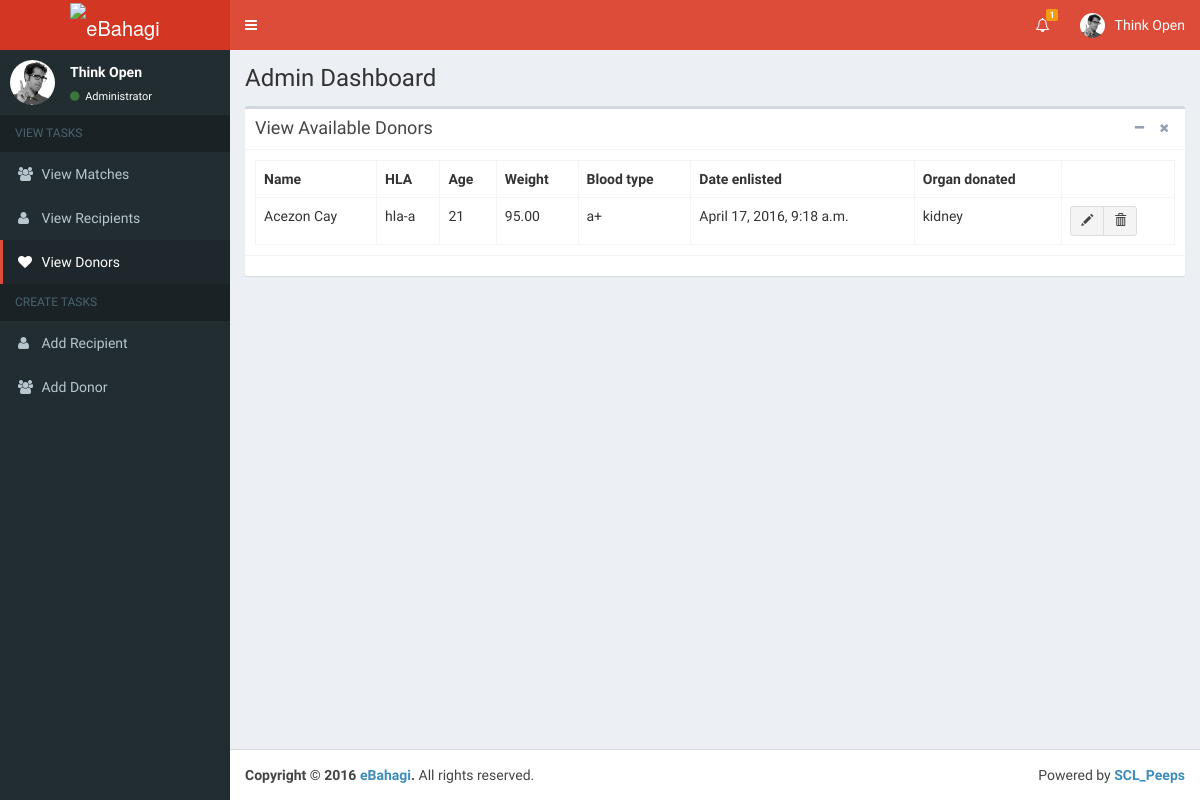
The page /organs/ on the database as committed earlier.
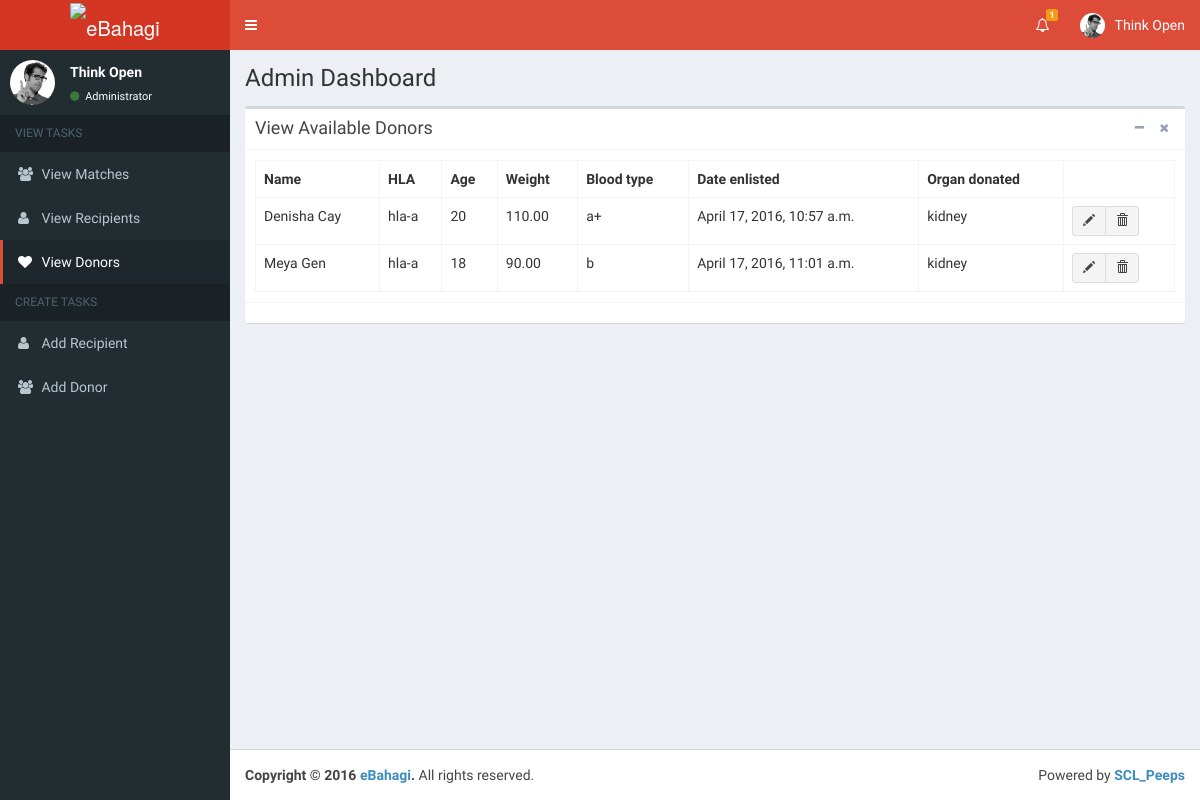
The same page on the database as committed later.
### webapp/models.py (models this page shows, shortened)
class Person(models.Model):
    name = models.CharField(max_length = 50, default = '')
    hla = models.CharField(max_length = 20, default = '')
    age = models.IntegerField(default = 0)
    weight = models.DecimalField(decimal_places = 2, max_digits = 5, default = 0)
    blood = models.CharField(max_length = 5, default = '')
    contact = models.IntegerField(default = 0)
    date = models.DateTimeField(auto_now_add = True)
    enrollmentDate = models.IntegerField(default = 0)
    organ = models.ForeignKey(Organ)
    person_type = models.ForeignKey(PersonType)
    reactiveAntibodies = models.DecimalField(decimal_places = 2, max_digits = 5,default = 0)
    prevKidneyDonor = models.BooleanField(default = False)

class Organ(models.Model):
    name = models.CharField(unique = True, max_length = 10)
    description = models.CharField(max_length = 50, default = 'desc')

### webapp/views.py (the view)
# urls.py: url(r'^organs/$', views.org, name='org'),
def org(request):
    org_list = Person.objects.filter(person_type__name='donor')
    context = {'pagename': 'Organs', 'org_list': org_list}
    return render(request, 'organs.html', context)

### webapp/templates/organs.html
{% extends 'dashboard.html' %}
{% block dashcontent %}
<div class="content-wrapper">
    <section class="content-header">
        <h1>
            Admin Dashboard
        </h1>
    </section>
    <section class="content">
      <div class="box">
        <div class="box-header with-border">
          <h3 class="box-title">View Available Donors</h3>
          <div class="box-tools pull-right">
            <button class="btn btn-box-tool" data-widget="collapse" data-toggle="tooltip" title="Collapse"><i class="fa fa-minus"></i></button>
            <button class="btn btn-box-tool" data-widget="remove" data-toggle="tooltip" title="Remove"><i class="fa fa-times"></i></button>
          </div>
        </div>
        <div class="box-body table-responsive">
            <table class="table table-bordered table-hover">
                <tr>
                    <th>Name</th>
                    <th>HLA</th>
                    <th>Age</th>
                    <th>Weight</th>
                    <th>Blood type</th>
                    <th>Date enlisted</th>
                    <th>Organ donated</th>
                </tr>
                {% for org in org_list %}
                <tr>
                    <td>{{ org.name }}</td>
                    <td>{{ org.hla }}</td>
                    <td>{{ org.age }}</td>
                    <td>{{ org.weight }}</td>
                    <td>{{ org.blood }}</td>
                    <td>{{ org.date }}</td>
                    <td>{{ org.organ.name }}</td>
                    <td>
                        <div class="btn-group">
                          <a class="btn btn-default btn-sm" href="{% url 'person' org.id %}"><span class="glyphicon glyphicon-pencil"></span></a>
                          <a class="btn btn-default btn-sm"><span class="glyphicon glyphicon-trash"></span></a>
                      </div>
                    </td>
                </tr>
                {% endfor %}
            </table>
        </div>
        <div class="box-footer">
        </div>
      </div>
    </section>
</div>
{% endblock %}

Rows that differ between the two databases and show on the page:
removed Person: name "Acezon Cay", hla "hla-a", age "21", weight "95.00", blood "a+", date "April 17, 2016, 9:18 a.m.", organ.name "kidney"
added Person: name "Denisha Cay", hla "hla-a", age "20", weight "110.00", blood "a+", date "April 17, 2016, 10:57 a.m.", organ.name "kidney"
added Person: name "Meya Gen", hla "hla-a", age "18", weight "90.00", blood "b", date "April 17, 2016, 11:01 a.m.", organ.name "kidney"
